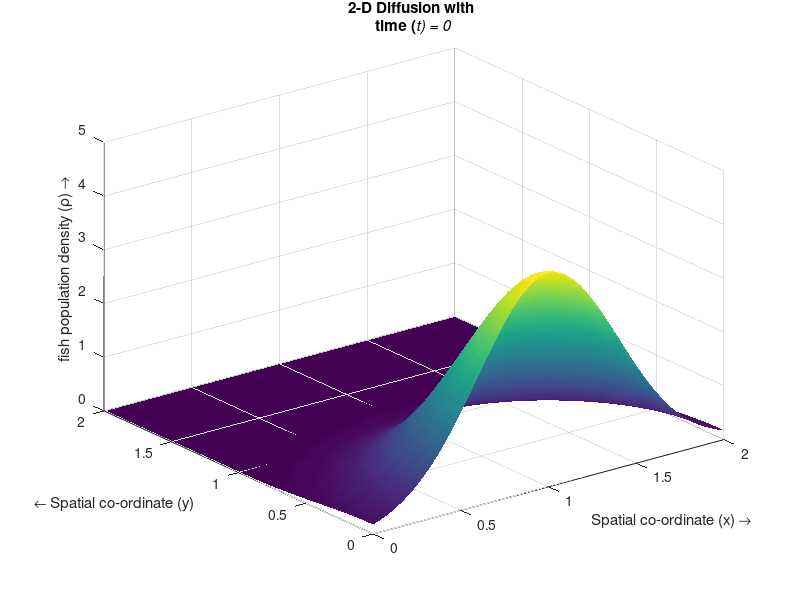

This figure's MATLAB source: (Note: this script raises an error after producing the figure.)
% Simulating the 2-D Diffusion equation by the Finite Difference
...Method 
% Numerical scheme used is a first order upwind in time and a second
...order central difference in space (Implicit and Explicit)

%%
%Specifying parameters
Lx=2;
Ly=2;
nx=50;                           %Number of steps in space(x)
ny=50;                           %Number of steps in space(y)       
nt=0;                           %Number of time steps 
dt=0.01;                         %Width of each time step
dx=Lx/(nx-1);                     %Width of space step(x)
dy=Lx/(ny-1);                     %Width of space step(y)
x=0:dx:Lx;                        %Range of x(0,2) and specifying the grid points
y=0:dy:Lx;                        %Range of y(0,2) and specifying the grid points
u=zeros(nx,ny);                  %Preallocating u
un=zeros(nx,ny);                 %Preallocating un
vis=0.01;                         %Diffusion coefficient/viscocity
UW=0;                            %x=0 Dirichlet B.C 
UE=0;                            %x=L Dirichlet B.C 
US=0;                            %y=0 Dirichlet B.C 
UN=0;                            %y=L Dirichlet B.C 
UnW=0;                           %x=0 Neumann B.C (du/dn=UnW)
UnE=0;                           %x=L Neumann B.C (du/dn=UnE)
UnS=0;                           %y=0 Neumann B.C (du/dn=UnS)
UnN=0;                           %y=L Neumann B.C (du/dn=UnN)

Pmax=2;
sigmax=0.4;
sigmay=0.4;

%%
%Initial Conditions
for i=1:nx
    for j=1:ny
        %{
        if ((0.75<=y(j))&&(y(j)<=1.25)&&(0<=x(i))&&(x(i)<=0.5))
            u(i,j)=4;
        else
            u(i,j)=0;
        end
        %}
        u(i,j)=(Pmax^2/(sigmax*sigmay*2*pi))*exp(-(x(i)-Lx/2)^2/(2*sigmax^2)-(y(j))^2/(2*sigmay^2));
    end
end

%%
%B.C vector
bc=zeros(nx-2,ny-2);
%bc(1,:)=UW/dx^2; bc(nx-2,:)=UE/dx^2;  %Dirichlet B.Cs
%bc(:,1)=US/dy^2; bc(:,ny-2)=UN/dy^2;  %Dirichlet B.Cs
bc(1,:)=-UnW/dx; bc(nx-2,:)=UnE/dx;  %Neumann B.Cs
bc(:,1)=-UnS/dy; bc(:,nx-2)=UnN/dy;  %Neumann B.Cs
%B.Cs at the corners:
bc(1,1)=UW/dx^2+US/dy^2; bc(nx-2,1)=UE/dx^2+US/dy^2;
bc(1,ny-2)=UW/dx^2+UN/dy^2; bc(nx-2,ny-2)=UE/dx^2+UN/dy^2;

%Calculating the coefficient matrix for the implicit scheme
Ex=sparse(2:nx-2,1:nx-3,1,nx-2,nx-2);
%Ax=Ex+Ex'-2*speye(nx-2);        %Dirichlet B.Cs
Ax(1,1)=-1; Ax(nx-2,nx-2)=-1;  %Neumann B.Cs
Ey=sparse(2:ny-2,1:ny-3,1,ny-2,ny-2);
%Ay=Ey+Ey'-2*speye(ny-2);        %Dirichlet B.Cs
Ay(1,1)=-1; Ay(ny-2,ny-2)=-1;  %Neumann B.Cs
A=kron(Ay/dy^2,speye(nx-2))+kron(speye(ny-2),Ax/dx^2);
D=speye((nx-2)*(ny-2))-vis*dt*A;

%%
%Calculating the field variable for each time step
i=2:nx-1;
j=2:ny-1;
for it=0:nt
    
    
    %UnW=-0.0000013*it;
    %UnE=-UnW;
    
    UnN=0.00013*abs((power(it,0.5)-10));
    UnS=UnN;
    
    bc(1,:)=-UnW/dx; bc(nx-2,:)=UnE/dx;  %Neumann B.Cs
    bc(:,1)=-UnS/dy; bc(:,nx-2)=UnN/dy;  %Neumann B.Cs
%}
    un=u;
    h=surf(x,y,u','EdgeColor','none');       %plotting the field variable
    shading interp
    axis ([0 2 0 2 0 5])
    title({['2-D Diffusion with '],['time (\itt) = ',num2str((it*dt))]})
    xlabel('Spatial co-ordinate (x) \rightarrow')
    ylabel('{\leftarrow} Spatial co-ordinate (y)')
    zlabel('fish population density (\rho) \rightarrow')
    drawnow; 
    refreshdata(h)
    %Uncomment as necessary
    
    %Implicit method:
    U=un;U(1,:)=[];U(end,:)=[];U(:,1)=[];U(:,end)=[];
    U=reshape(U+bc,[],1);
    U=D\U;
    U=reshape(U,nx-2,ny-2);
    u(2:nx-1,2:ny-1)=U;
    %Boundary conditions
    %Dirichlet:
    %{
    u(1,:)=UW;
    u(nx,:)=UE;
    u(:,1)=US;
    u(:,ny)=UN;
    %}
    %Neumann:
    
    u(1,:)=u(2,:)-UnW*dx;
    u(nx,:)=u(nx-1,:)+UnE*dx;
    u(:,1)=u(:,2)-UnS*dy;
    u(:,ny)=u(:,ny-1)+UnN*dy;
    
    %Explicit method:
    %{
    u(i,j)=un(i,j)+(vis*dt*(un(i+1,j)-2*un(i,j)+un(i-1,j))/(dx*dx))+(vis*dt*(un(i,j+1)-2*un(i,j)+un(i,j-1))/(dy*dy));
    %Boundary conditions
    %Dirichlet:
    %{
    u(1,:)=UW;
    u(nx,:)=UE;
    u(:,1)=US;
    u(:,ny)=UN;
    %}
    %Neumann:
    u(1,:)=u(2,:)-UnW*dx;
    u(nx,:)=u(nx-1,:)+UnE*dx;
    u(:,1)=u(:,2)-UnS*dy;
    u(:,ny)=u(:,ny-1)+UnN*dy;
    %}
end